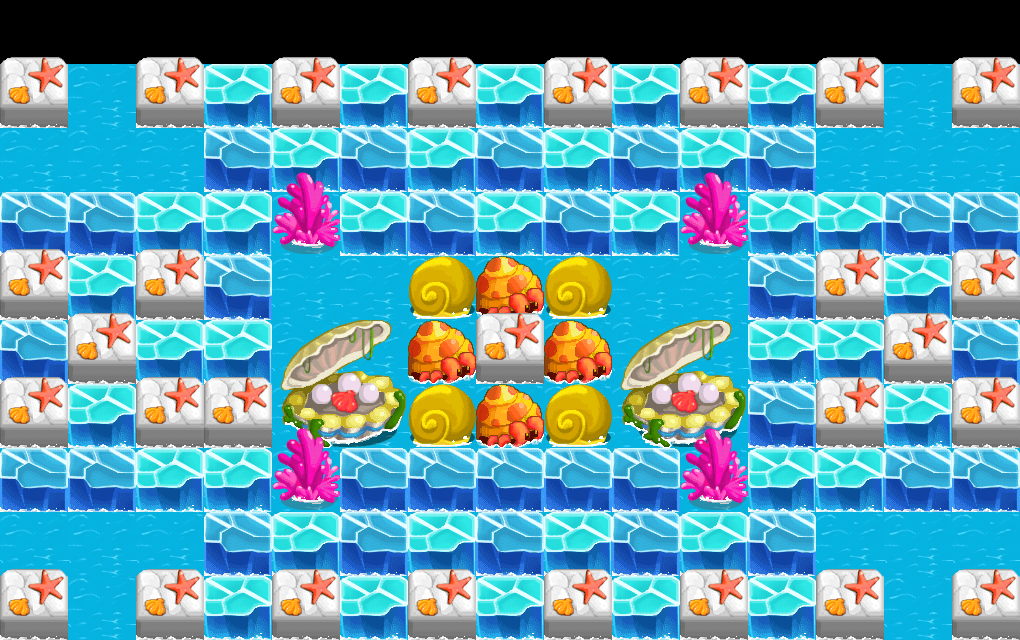

This is a level from a 2D game, rendered from its Tiled map with the project's own tilesets. A one-line summary and the map file follow, with tile-layer data summarised:
An orthogonal 15x10 tile map with 68x64 px tiles, 4 tile layers (bg, item, wall, fg) and 2 objects (player2, player1).

<map version="1.0" orientation="orthogonal" renderorder="right-down" width="15" height="10" tilewidth="68" tileheight="64" nextobjectid="5">
 <tileset firstgid="1" name="ice" tilewidth="68" tileheight="64" tilecount="35" columns="5">
  <image source="ice.png" width="340" height="448" />
  <tile id="3">
   <properties>
    <property name="block" value="1" />
   </properties>
  </tile>
  <tile id="4">
   <properties>
    <property name="block" value="1" />
   </properties>
  </tile>
  <tile id="5">
   <properties>
    <property name="block" value="1" />
   </properties>
  </tile>
  <tile id="6">
   <properties>
    <property name="block" value="1" />
   </properties>
  </tile>
  <tile id="7">
   <properties>
    <property name="block" value="1" />
   </properties>
  </tile>
  <tile id="9">
   <properties>
    <property name="anim" value="2" />
    <property name="dir" value="up" />
   </properties>
  </tile>
  <tile id="10">
   <properties>
    <property name="block" value="1" />
   </properties>
  </tile>
  <tile id="11">
   <properties>
    <property name="block" value="1" />
   </properties>
  </tile>
  <tile id="13">
   <properties>
    <property name="block" value="1" />
   </properties>
  </tile>
  <tile id="14">
   <properties>
    <property name="block" value="1" />
   </properties>
  </tile>
  <tile id="15">
   <properties>
    <property name="block" value="1" />
   </properties>
  </tile>
  <tile id="16">
   <properties>
    <property name="block" value="1" />
   </properties>
  </tile>
  <tile id="17">
   <properties>
    <property name="block" value="1" />
    <property name="move" value="1" />
   </properties>
  </tile>
  <tile id="23">
   <properties>
    <property name="block" value="1" />
   </properties>
  </tile>
  <tile id="24">
   <properties>
    <property name="block" value="1" />
   </properties>
  </tile>
  <tile id="25">
   <properties>
    <property name="block" value="1" />
   </properties>
  </tile>
  <tile id="26">
   <properties>
    <property name="block" value="1" />
   </properties>
  </tile>
  <tile id="30">
   <properties>
    <property name="anim" value="5" />
    <property name="dir" value="up" />
   </properties>
  </tile>
 </tileset>
 <layer name="bg" width="15" height="10">
  <data>[150 cells, 135 non-empty, 1 distinct tile ids]</data>
 </layer>
 <layer name="item" width="15" height="10">
  <data>[150 cells, 74 non-empty, 4 distinct tile ids]</data>
 </layer>
 <layer name="wall" width="15" height="10">
  <data>[150 cells, 38 non-empty, 5 distinct tile ids]</data>
 </layer>
 <layer name="fg" width="15" height="10">
  <data>[150 cells, 36 non-empty, 4 distinct tile ids]</data>
 </layer>
 <objectgroup name="players">
  <object id="2" name="player2" x="920" y="90">
   <properties>
    <property name="playertype" value="npc6" />
   </properties>
  </object>
  <object id="3" name="player1" x="920" y="600">
   <properties>
    <property name="playertype" value="npc4" />
   </properties>
  </object>
 </objectgroup>
</map>
